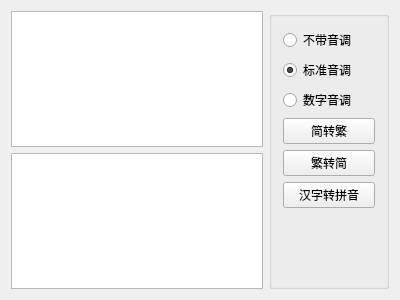
<?xml version="1.0" encoding="UTF-8"?>
<ui version="4.0">
 <class>frmPinYin</class>
 <widget class="QWidget" name="frmPinYin">
  <property name="geometry">
   <rect>
    <x>0</x>
    <y>0</y>
    <width>400</width>
    <height>300</height>
   </rect>
  </property>
  <property name="windowTitle">
   <string>汉字转拼音</string>
  </property>
  <layout class="QGridLayout" name="gridLayout">
   <item row="0" column="0">
    <widget class="QTextEdit" name="txtChinese"/>
   </item>
   <item row="1" column="0">
    <widget class="QTextEdit" name="txtResult"/>
   </item>
   <item row="0" column="1" rowspan="2">
    <widget class="QGroupBox" name="groupBox">
     <property name="sizePolicy">
      <sizepolicy hsizetype="Fixed" vsizetype="Preferred">
       <horstretch>0</horstretch>
       <verstretch>0</verstretch>
      </sizepolicy>
     </property>
     <property name="minimumSize">
      <size>
       <width>120</width>
       <height>0</height>
      </size>
     </property>
     <layout class="QVBoxLayout" name="verticalLayout">
      <item>
       <widget class="QRadioButton" name="rbtn1">
        <property name="text">
         <string>不带音调</string>
        </property>
       </widget>
      </item>
      <item>
       <widget class="QRadioButton" name="rbtn2">
        <property name="text">
         <string>标准音调</string>
        </property>
        <property name="checked">
         <bool>true</bool>
        </property>
       </widget>
      </item>
      <item>
       <widget class="QRadioButton" name="rbtn3">
        <property name="text">
         <string>数字音调</string>
        </property>
       </widget>
      </item>
      <item>
       <widget class="QPushButton" name="btn1">
        <property name="sizePolicy">
         <sizepolicy hsizetype="Expanding" vsizetype="Fixed">
          <horstretch>0</horstretch>
          <verstretch>0</verstretch>
         </sizepolicy>
        </property>
        <property name="text">
         <string>简转繁</string>
        </property>
       </widget>
      </item>
      <item>
       <widget class="QPushButton" name="btn2">
        <property name="sizePolicy">
         <sizepolicy hsizetype="Expanding" vsizetype="Fixed">
          <horstretch>0</horstretch>
          <verstretch>0</verstretch>
         </sizepolicy>
        </property>
        <property name="text">
         <string>繁转简</string>
        </property>
       </widget>
      </item>
      <item>
       <widget class="QPushButton" name="btn3">
        <property name="sizePolicy">
         <sizepolicy hsizetype="Expanding" vsizetype="Fixed">
          <horstretch>0</horstretch>
          <verstretch>0</verstretch>
         </sizepolicy>
        </property>
        <property name="text">
         <string>汉字转拼音</string>
        </property>
       </widget>
      </item>
      <item>
       <spacer name="verticalSpacer">
        <property name="orientation">
         <enum>Qt::Vertical</enum>
        </property>
        <property name="sizeHint" stdset="0">
         <size>
          <width>20</width>
          <height>40</height>
         </size>
        </property>
       </spacer>
      </item>
     </layout>
    </widget>
   </item>
  </layout>
 </widget>
 <layoutdefault spacing="6" margin="11"/>
 <resources/>
 <connections/>
</ui>
